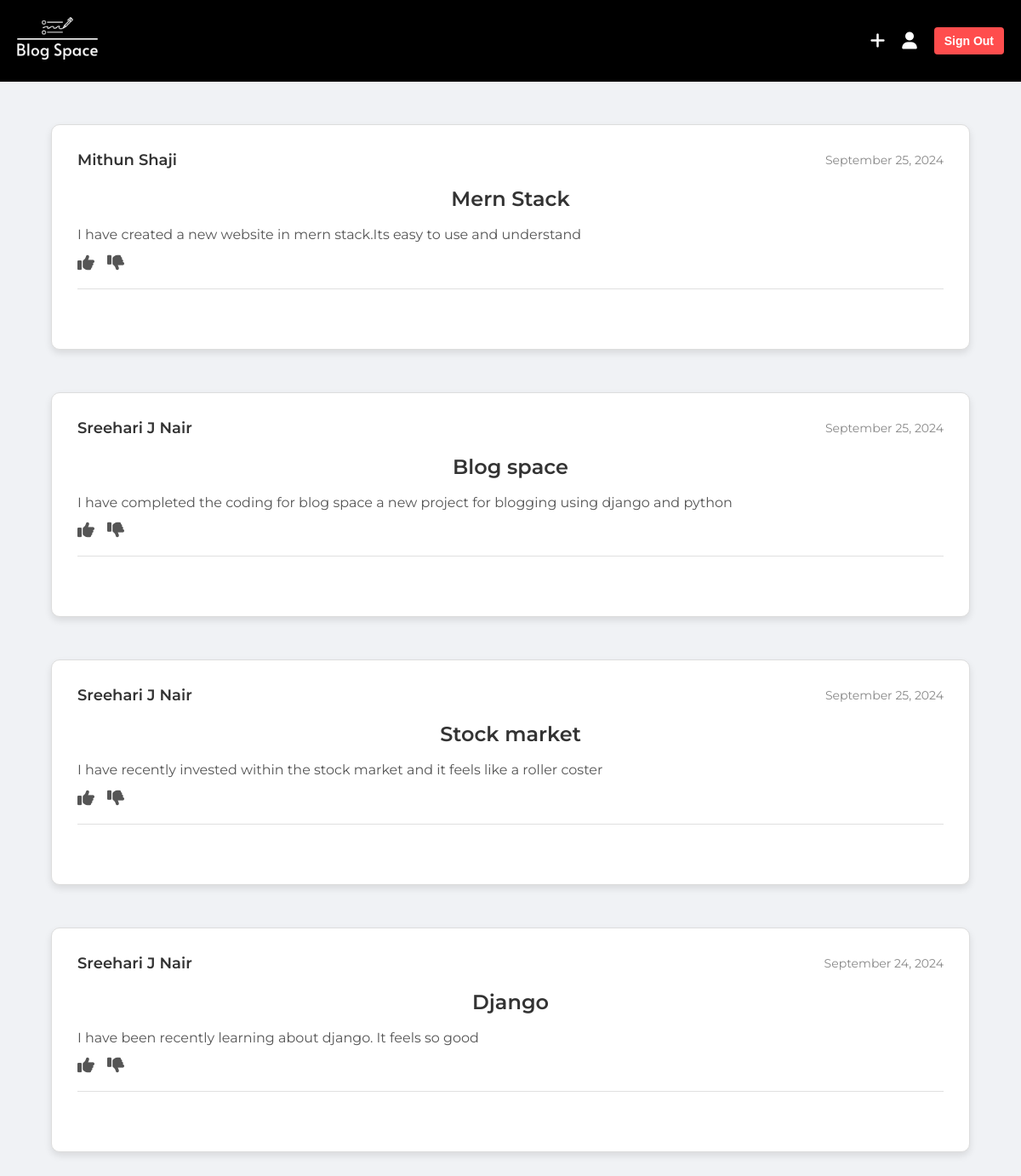
Screenshot of /homepage with the database file from the repository.
### blog_main/models.py (models this page shows, shortened)
class Posts(models.Model):
    title = models.CharField(max_length=100)
    content = models.TextField()
    date = models.DateTimeField(default=timezone.now)
    author = models.ForeignKey(User, on_delete=models.CASCADE)

### blog_main/views.py (the view)
# urls.py: path('homepage',views.homepage,name="homepage"),
def homepage(request):
    context = {"posts":Posts.objects.all().order_by('-date')}
    return render(request,"homepage.html", context)

### blog_main/templates/homepage.html (shortened to what this page needs)
{% load static %}
<!DOCTYPE html>
<html lang="en">
<head>
    <link href="https://cdnjs.cloudflare.com/ajax/libs/font-awesome/6.0.0-beta3/css/all.min.css" rel="stylesheet">
</head>
<body>
    <header class="header">
        <div class="logo">
            <a href="homepage"><img src="{% static 'images/logo_white.png' %}" alt="Logo"></a>
        </div>
        <div class="nav-items">
            <div class="icon"><a href="newpost"><i class="fas fa-plus"></i></a></div>
            <div class="icon"><a href="profile"><i class="fas fa-user"></i></a></div>
            <a href="signout"><button class="signout-btn">Sign Out</button></a>
        </div>
    </header>
    {% for post in posts %}
    <div class="main-content">
        <div class="post">
            <div class="post-header">
                <div class="post-author">{{post.author}}</div>
                <div class="post-date">{{post.date|date:"F d, Y"}}</div>
            </div>
            <div class="post-title">{{post.title}}</div>
            <div class="post-content">{{post.content}}</div>
            <div class="like-dislike">
                <i class="fas fa-thumbs-up icon"></i>
                <i class="fas fa-thumbs-down icon"></i>
            </div>
        </div>
    </div>
    {% endfor %}
</body>
</html>

### blog_main/templates/homepage.html (style rules this page uses)
* { margin: 0; padding: 0; box-sizing: border-box; }
body { font-family: 'Montserrat', sans-serif; background-color: #f7f7f7; }
.header { background-color: #000; color: white; display: flex; justify-content: space-between; align-items: center; padding: 20px; position: sticky; top: 0; z-index: 1000; }
.logo { font-size: 24px; font-weight: 600; display: flex; align-items: center; }
.logo img { height: 50px; width: auto; margin-right: 10px; }
.nav-items { display: flex; align-items: center; }
.nav-items .icon { margin-right: 20px; font-size: 20px; cursor: pointer; }
.signout-btn { background-color: #ff4d4d; color: white; padding: 8px 12px; border: none; border-radius: 4px; cursor: pointer; font-size: 14px; font-weight: 600; }
.main-content { max-width: 90%; margin: 50px auto; background-color: #fff; padding: 30px; box-shadow: 0 4px 8px rgba(0, 0, 0, 0.1); border-radius: 10px; border: 1px solid #ddd; }
.post { margin-bottom: 40px; padding-bottom: 20px; border-bottom: 1px solid #e0e0e0; }
.post-header { display: flex; justify-content: space-between; align-items: center; margin-bottom: 20px; }
.post-author { font-size: 18px; font-weight: 600; color: #333; text-align: left; }
.post-date { font-size: 14px; color: #888; text-align: right; }
.post-title { font-size: 24px; font-weight: 600; text-align: center; color: #333; margin-bottom: 15px; }
.post-content { font-size: 16px; line-height: 1.6; color: #555; text-align: left; }
.like-dislike { margin-top: 10px; display: flex; align-items: center; color: #555; }
.like-dislike .icon { font-size: 20px; cursor: pointer; margin-right: 15px; }
body { background-color: #f0f2f5; }
a { color: white; }

### rows the page displays
Posts: author "Mithun Shaji", date "September 25, 2024", title "Mern Stack", content "I have created a new website in mern stack.Its easy to use and understand"
Posts: author "Sreehari J Nair", date "September 25, 2024", title "Blog space", content "I have completed the coding for blog space a new project for blogging using django and python"
Posts: author "Sreehari J Nair", date "September 25, 2024", title "Stock market", content "I have recently invested within the stock market and it feels like a roller coster"
Posts: author "Sreehari J Nair", date "September 24, 2024", title "Django", content "I have been recently learning about django. It feels so good"
